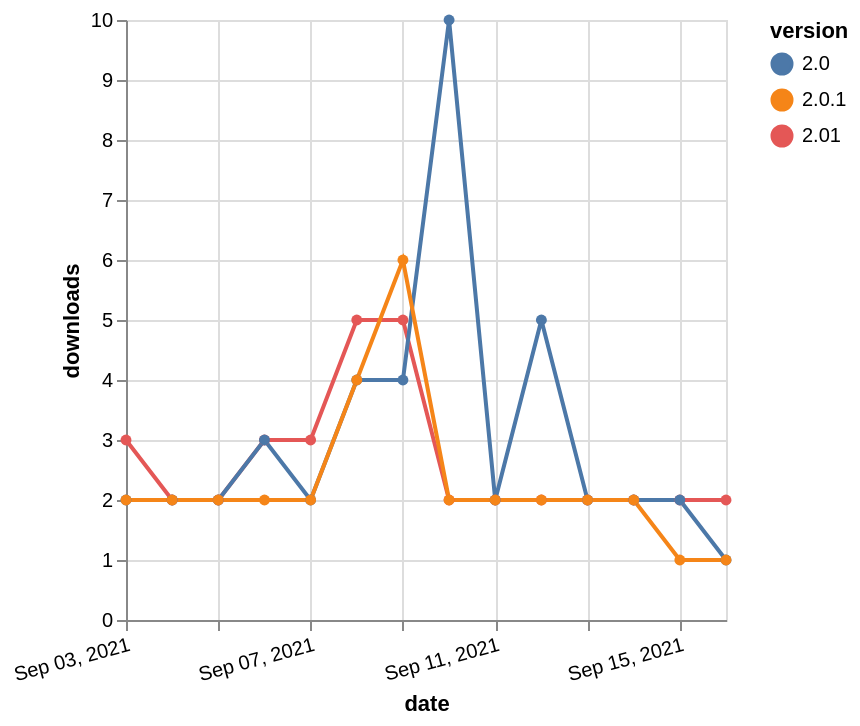

Express this chart as Vega-Lite.
### Vega-Lite specification from a JSON file in a GitHub repository (floating-point values rounded to 4 significant figures)
{"$schema": "https://vega.github.io/schema/vega-lite/v5.json", "description": "A simple bar chart with embedded data.", "data": {"values": [{"date": "2021-09-03", "total": 489, "delta": 3, "version": "2.01"}, {"date": "2021-09-04", "total": 491, "delta": 2, "version": "2.01"}, {"date": "2021-09-05", "total": 493, "delta": 2, "version": "2.01"}, {"date": "2021-09-06", "total": 496, "delta": 3, "version": "2.01"}, {"date": "2021-09-07", "total": 499, "delta": 3, "version": "2.01"}, {"date": "2021-09-08", "total": 504, "delta": 5, "version": "2.01"}, {"date": "2021-09-09", "total": 509, "delta": 5, "version": "2.01"}, {"date": "2021-09-10", "total": 511, "delta": 2, "version": "2.01"}, {"date": "2021-09-11", "total": 513, "delta": 2, "version": "2.01"}, {"date": "2021-09-12", "total": 515, "delta": 2, "version": "2.01"}, {"date": "2021-09-13", "total": 517, "delta": 2, "version": "2.01"}, {"date": "2021-09-14", "total": 519, "delta": 2, "version": "2.01"}, {"date": "2021-09-15", "total": 521, "delta": 2, "version": "2.01"}, {"date": "2021-09-16", "total": 523, "delta": 2, "version": "2.01"}, {"date": "2021-09-03", "total": 2332, "delta": 2, "version": "2.0"}, {"date": "2021-09-04", "total": 2334, "delta": 2, "version": "2.0"}, {"date": "2021-09-05", "total": 2336, "delta": 2, "version": "2.0"}, {"date": "2021-09-06", "total": 2339, "delta": 3, "version": "2.0"}, {"date": "2021-09-07", "total": 2341, "delta": 2, "version": "2.0"}, {"date": "2021-09-08", "total": 2345, "delta": 4, "version": "2.0"}, {"date": "2021-09-09", "total": 2349, "delta": 4, "version": "2.0"}, {"date": "2021-09-10", "total": 2359, "delta": 10, "version": "2.0"}, {"date": "2021-09-11", "total": 2361, "delta": 2, "version": "2.0"}, {"date": "2021-09-12", "total": 2366, "delta": 5, "version": "2.0"}, {"date": "2021-09-13", "total": 2368, "delta": 2, "version": "2.0"}, {"date": "2021-09-14", "total": 2370, "delta": 2, "version": "2.0"}, {"date": "2021-09-15", "total": 2372, "delta": 2, "version": "2.0"}, {"date": "2021-09-16", "total": 2373, "delta": 1, "version": "2.0"}, {"date": "2021-09-03", "total": 953, "delta": 2, "version": "2.0.1"}, {"date": "2021-09-04", "total": 955, "delta": 2, "version": "2.0.1"}, {"date": "2021-09-05", "total": 957, "delta": 2, "version": "2.0.1"}, {"date": "2021-09-06", "total": 959, "delta": 2, "version": "2.0.1"}, {"date": "2021-09-07", "total": 961, "delta": 2, "version": "2.0.1"}, {"date": "2021-09-08", "total": 965, "delta": 4, "version": "2.0.1"}, {"date": "2021-09-09", "total": 971, "delta": 6, "version": "2.0.1"}, {"date": "2021-09-10", "total": 973, "delta": 2, "version": "2.0.1"}, {"date": "2021-09-11", "total": 975, "delta": 2, "version": "2.0.1"}, {"date": "2021-09-12", "total": 977, "delta": 2, "version": "2.0.1"}, {"date": "2021-09-13", "total": 979, "delta": 2, "version": "2.0.1"}, {"date": "2021-09-14", "total": 981, "delta": 2, "version": "2.0.1"}, {"date": "2021-09-15", "total": 982, "delta": 1, "version": "2.0.1"}, {"date": "2021-09-16", "total": 983, "delta": 1, "version": "2.0.1"}]}, "width": "container", "mark": {"type": "line", "point": {"filled": true}}, "encoding": {"x": {"field": "date", "type": "temporal", "timeUnit": "yearmonthdate", "title": "date", "axis": {"labelAngle": -15}}, "y": {"field": "delta", "type": "quantitative", "title": "downloads"}, "color": {"field": "version", "type": "nominal"}, "tooltip": {"field": "delta"}}}
